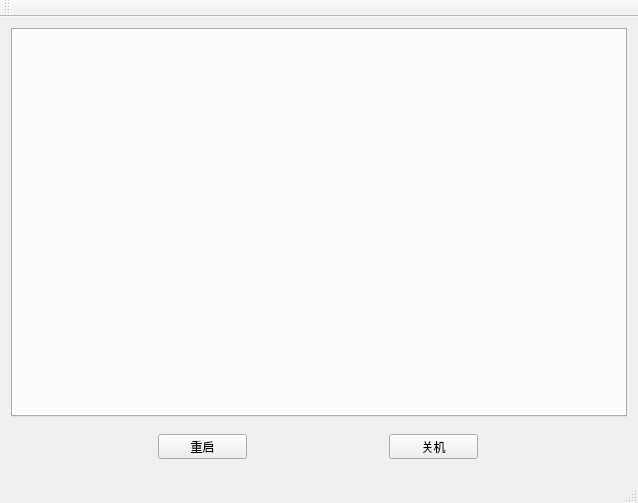
<?xml version="1.0" encoding="UTF-8"?>
<ui version="4.0">
 <class>MainWindow</class>
 <widget class="QMainWindow" name="MainWindow">
  <property name="geometry">
   <rect>
    <x>0</x>
    <y>0</y>
    <width>638</width>
    <height>503</height>
   </rect>
  </property>
  <property name="cursor">
   <cursorShape>ArrowCursor</cursorShape>
  </property>
  <property name="windowTitle">
   <string>MainWindow</string>
  </property>
  <property name="tabShape">
   <enum>QTabWidget::Rounded</enum>
  </property>
  <widget class="QWidget" name="centralWidget">
   <layout class="QVBoxLayout" name="verticalLayout">
    <item>
     <widget class="QTabWidget" name="tabWidget">
      <property name="cursor">
       <cursorShape>ArrowCursor</cursorShape>
      </property>
      <property name="toolTip">
       <string/>
      </property>
      <property name="whatsThis">
       <string/>
      </property>
      <property name="tabShape">
       <enum>QTabWidget::Triangular</enum>
      </property>
      <property name="currentIndex">
       <number>-1</number>
      </property>
      <property name="movable">
       <bool>false</bool>
      </property>
     </widget>
    </item>
    <item>
     <widget class="QWidget" name="widget" native="true">
      <layout class="QHBoxLayout" name="horizontalLayout">
       <item>
        <widget class="QPushButton" name="pushButton_reboot">
         <property name="minimumSize">
          <size>
           <width>89</width>
           <height>25</height>
          </size>
         </property>
         <property name="maximumSize">
          <size>
           <width>89</width>
           <height>25</height>
          </size>
         </property>
         <property name="text">
          <string>重启</string>
         </property>
        </widget>
       </item>
       <item>
        <widget class="QPushButton" name="pushButton_halt">
         <property name="minimumSize">
          <size>
           <width>89</width>
           <height>25</height>
          </size>
         </property>
         <property name="maximumSize">
          <size>
           <width>89</width>
           <height>25</height>
          </size>
         </property>
         <property name="text">
          <string>关机</string>
         </property>
        </widget>
       </item>
      </layout>
     </widget>
    </item>
   </layout>
   <zorder>widget</zorder>
   <zorder>tabWidget</zorder>
  </widget>
  <widget class="QMenuBar" name="menuBar">
   <property name="geometry">
    <rect>
     <x>0</x>
     <y>0</y>
     <width>638</width>
     <height>28</height>
    </rect>
   </property>
  </widget>
  <widget class="QToolBar" name="mainToolBar">
   <attribute name="toolBarArea">
    <enum>TopToolBarArea</enum>
   </attribute>
   <attribute name="toolBarBreak">
    <bool>false</bool>
   </attribute>
  </widget>
  <widget class="QStatusBar" name="statusBar"/>
 </widget>
 <layoutdefault spacing="6" margin="11"/>
 <resources/>
 <connections/>
</ui>
